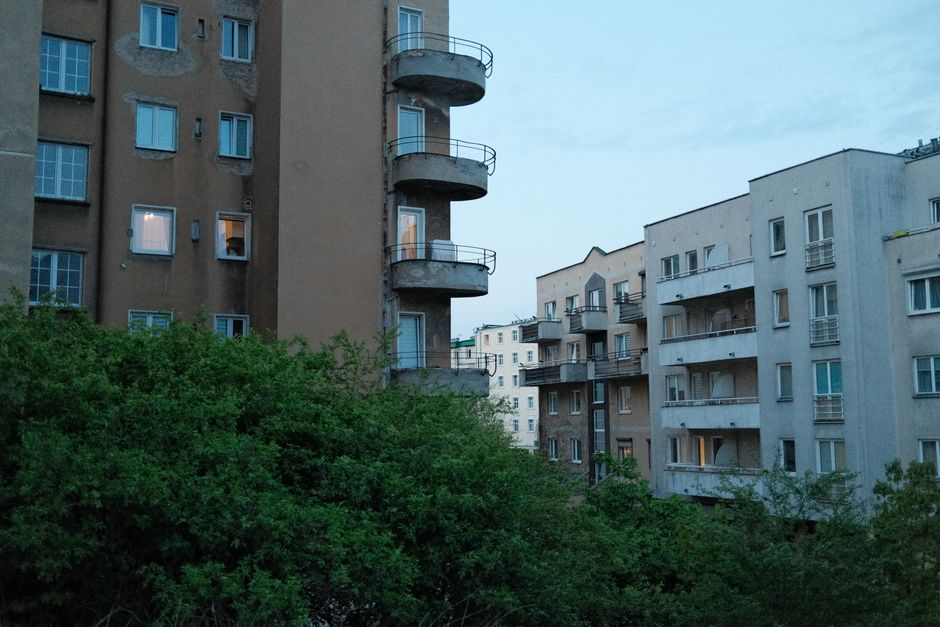
#> input picture data/raw/stock_photos/apartment_balcony_city_view_11992757.jpg, 940 x 627 px, given in place of luxury_living_room_14613702.jpg, which was not available
$ python make_demo_samples.py
#> lines starting #> are read from the running program, lines starting #| are printed output that depends on the picture; pictures that were not available may be replaced by others from this repository, and a replacement may not be noted
### src/synthetic_watermark_data.py
"""Training data for the watermark/logo detector.

No public dataset of "unauthorized broker watermark on a UAE listing photo"
exists, so this bootstraps one by overlaying a synthetic brokerage logo onto
a base photo at randomized position/scale/opacity, and writing the result
out in YOLO label format. The logo stays synthetic either way — a generated
wordmark, not a real brand's actual logo, which sidesteps trademark
questions a scraped competitor logo would raise.

Two modes for the *base* photo underneath that logo:

  - **Procedural** (default, no setup, works offline): `_make_base_photo()`
    draws a cheap stand-in room — gradient wall, floor band, a few
    furniture-shaped rectangles. Enough visual structure for a logo to sit
    believably on top of, zero external dependencies. This is what the
    first trained model (mAP50 0.995) was built on.
  - **Real photos** (`--real-photos-dir`, recommended once you have some):
    uses actual downloaded interior/apartment photos as the base instead —
    see `fetch_stock_photos.py`, which pulls free-licensed real estate
    photos from the Pexels API. Real backgrounds mean the model learns to
    find a logo against genuinely varied lighting, furniture, and clutter
    instead of a handful of procedural palettes, which is what actually
    matters for real-world precision.

Output layout (YOLO convention):

    <out_dir>/
      images/train/*.jpg   images/val/*.jpg
      labels/train/*.txt   labels/val/*.txt
      dataset.yaml
"""

from __future__ import annotations

import random
from pathlib import Path

from PIL import Image, ImageDraw, ImageEnhance, ImageFont

REAL_PHOTO_EXTENSIONS = (".jpg", ".jpeg", ".png")

IMG_SIZE = 640
CLASS_NAMES = ["watermark"]

BROKERAGE_NAMES = [
    "PRIME KEY REALTY",
    "DXB HOMES",
    "GULF SANDS PROPERTIES",
    "SKYLINE ESTATES",
    "MARINA & CO",
    "PALM REALTY GROUP",
]

ROOM_PALETTES = [
    # (wall, floor, accent)
    ((235, 228, 214), (178, 150, 110), (150, 120, 90)),
    ((220, 224, 226), (140, 120, 100), (90, 90, 100)),
    ((245, 238, 225), (190, 170, 140), (170, 140, 100)),
    ((210, 220, 218), (120, 130, 120), (80, 100, 95)),
]


# [100 lines left out: functions _make_base_photo, _load_real_photo, _find_real_photos, _make_logo, not called in this run]


def _overlay_logo(base: Image.Image, logo: Image.Image, rng: random.Random):
    """Paste `logo` onto `base` at a randomized corner-biased position,
    scale, and opacity. Returns (composited_image, yolo_bbox) where
    yolo_bbox is (x_center, y_center, w, h), all normalized to [0, 1].
    """
    scale = rng.uniform(0.5, 1.1)
    logo = logo.resize((int(logo.width * scale), int(logo.height * scale)))

    opacity = rng.uniform(0.45, 0.95)
    alpha = logo.split()[3].point(lambda p: int(p * opacity))
    logo.putalpha(alpha)

    margin = 12
    corners = [
        (margin, margin),
        (IMG_SIZE - logo.width - margin, margin),
        (margin, IMG_SIZE - logo.height - margin),
        (IMG_SIZE - logo.width - margin, IMG_SIZE - logo.height - margin),
        (
            (IMG_SIZE - logo.width) // 2,
            (IMG_SIZE - logo.height) // 2,
        ),  # occasional dead-center watermark
    ]
    x, y = rng.choice(corners)
    x = max(0, min(x, IMG_SIZE - logo.width))
    y = max(0, min(y, IMG_SIZE - logo.height))

    composited = base.convert("RGBA")
    composited.alpha_composite(logo, (x, y))

    xc = (x + logo.width / 2) / IMG_SIZE
    yc = (y + logo.height / 2) / IMG_SIZE
    w = logo.width / IMG_SIZE
    h = logo.height / IMG_SIZE
    return composited.convert("RGB"), (xc, yc, w, h)


# [59 lines left out: function generate_dataset, not called in this run]


# [19 lines that do not run on import are left out]

### scripts/make_demo_samples.py
"""Build the demo listing images served by the live app (demo/samples/).

    python -m scripts.make_demo_samples

Each sample is a real Pexels property photo (from data/raw/stock_photos, Pexels License) with, where the
scenario needs it, a permit banner and/or a synthetic brokerage wordmark composited on top - the same kind
of overlay the watermark detector was trained on. The images are committed, so the Docker image needs no
fonts and nothing is generated at runtime.

Scenarios (the expected verdict is checked by tests/test_demo_samples.py):
  a_compliant   permit banner matches the ad's claimed permit           -> pass
  b_watermark   same, plus an unauthorised brokerage wordmark            -> review (WATERMARK_DETECTED)
  c_mismatch    banner permit differs from the claimed permit            -> review (PERMIT_MISMATCH)
  d_no_permit   no permit anywhere in the image                          -> fail   (PERMIT_MISSING)
  e_reused      sample A's photo re-posted by another agent (re-cropped) -> review (DUPLICATE_PHOTO)
  f_qr_permit   no printed number, only a permit QR code (the portal style) -> pass

The QR in f_qr_permit is generated here and points at a placeholder domain; its link has the same shape as
a real portal permit QR (…/api/listing/<id>/permitValidation/<signature>), see src/qr_permit.py.
"""
from __future__ import annotations

import json
import random
from pathlib import Path

import numpy as np
from PIL import Image, ImageDraw, ImageFont

from src.synthetic_watermark_data import IMG_SIZE, _overlay_logo

ROOT = Path(__file__).resolve().parent.parent
PHOTOS = ROOT / "data" / "raw" / "stock_photos"
OUT = ROOT / "demo" / "samples"
FONT = "/usr/share/fonts/truetype/dejavu/DejaVuSans-Bold.ttf"

def training_style_logo(text: str, seed: int = 7) -> Image.Image:
    """The wordmark exactly as the committed model saw it in training. The training data was generated on
    macOS, where _make_logo's DejaVu font path doesn't exist, so every training logo fell back to Pillow's
    small default font. (Known limitation: the model doesn't yet generalise to large bold logos - see README.)"""
    font = ImageFont.load_default()
    tmp = ImageDraw.Draw(Image.new("RGBA", (1, 1)))
    x0, y0, x1, y1 = tmp.textbbox((0, 0), text, font=font)
    logo = Image.new("RGBA", (x1 - x0 + 20, y1 - y0 + 20), (0, 0, 0, 0))
    ImageDraw.Draw(logo).text((10, 10), text, font=font, fill=(255, 255, 255, 255))
    return logo


SCENARIOS = [
    {"id": "a_compliant", "photo": "luxury_living_room_14613702.jpg", "banner": "7169578165",
     "claimed": "7169578165", "listing_id": "DEMO-A", "agent_id": "AGENT-101",
     "title": "Compliant listing", "expect": "pass"},
    {"id": "b_watermark", "photo": "minimalist_living_room_12277020.jpg", "banner": "6045128830",
     "claimed": "6045128830", "listing_id": "DEMO-B", "agent_id": "AGENT-102", "logo": "SKYLINE ESTATES",
     "title": "Unauthorised watermark", "expect": "review"},
    {"id": "c_mismatch", "photo": "dubai_apartment_interior_14180360.jpg", "banner": "1239982634",
     "claimed": "7169578165", "listing_id": "DEMO-C", "agent_id": "AGENT-103",
     "title": "Permit doesn't match the ad", "expect": "review"},
    {"id": "d_no_permit", "photo": "empty_apartment_interior_11861450.jpg", "banner": None,
     "claimed": "5501234567", "listing_id": "DEMO-D", "agent_id": "AGENT-104",
     "title": "No permit on the listing", "expect": "fail"},
    {"id": "e_reused", "photo": "luxury_living_room_14613702.jpg", "banner": "7169578165",
     "claimed": "7169578165", "listing_id": "DEMO-E", "agent_id": "AGENT-205", "crop": 0.96,
     "title": "Photo reused by another agent", "expect": "review"},
    {"id": "f_qr_permit", "photo": "furnished_apartment_bedroom_27604135.jpg", "banner": None,
     "qr": "https://portal.example.ae/api/listing/DEMO-F/permitValidation/"
           "MEUCIQDemoOnlyNotARealSignature0000000000000000000AiEAdemo0000000000000000000000000000000",
     "claimed": "", "listing_id": "DEMO-F", "agent_id": "AGENT-106",
     "title": "Permit shown as a QR code", "expect": "pass"},
]


def square(img: Image.Image, crop: float = 1.0) -> Image.Image:
#> called with crop = 1
    w, h = img.size
#> w = 940; h = 627
    s = int(min(w, h) * crop)    # crop < 1: a slightly tighter crop, like a re-post of the same photo
#> s = 627
    left, top = (w - s) // 2, (h - s) // 2
#> left = 156; top = 0
    return img.crop((left, top, left + s, top + s)).resize((IMG_SIZE, IMG_SIZE))
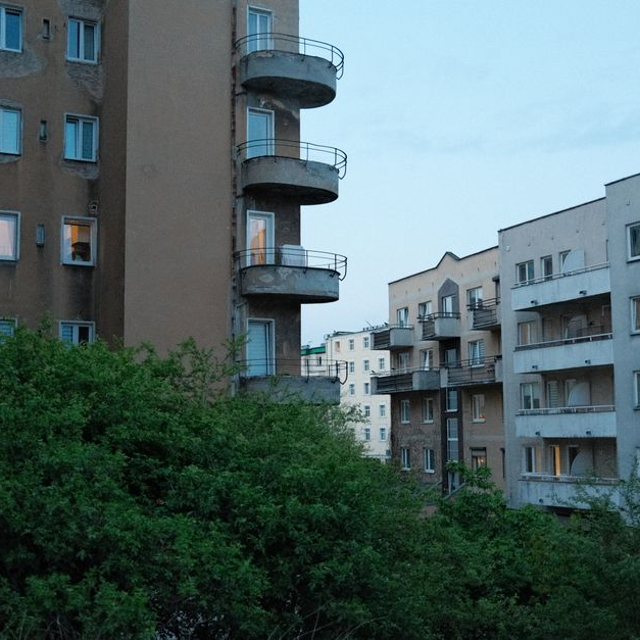
#> returned value: PIL image 640x640 RGB; mean R, G, B 82.2, 103.1, 103.6


def add_banner(img: Image.Image, permit: str) -> Image.Image:
    img = img.copy()
    d = ImageDraw.Draw(img)
    h = 58
    d.rectangle([0, IMG_SIZE - h, IMG_SIZE, IMG_SIZE], fill=(255, 255, 255))
    font = ImageFont.truetype(FONT, 24)
    d.text((18, IMG_SIZE - h + 15), f"Trakheesi Permit No. {permit}", font=font, fill=(20, 20, 20))
    return img


def add_permit_qr(img: Image.Image, link: str) -> Image.Image:
    """A white permit card with the QR in the bottom-right corner. (No caption text: the watermark model, trained
    on text wordmarks, flags a 'Trakheesi Permit' caption as a logo - see README, 'What going live taught me'.)"""
    import zxingcpp
    qr = Image.fromarray(np.array(zxingcpp.create_barcode(link, zxingcpp.BarcodeFormat.QRCode).to_image(scale=4)))
    qr = qr.convert("RGB").resize((150, 150), Image.NEAREST)
    img = img.copy()
    x0, y0 = IMG_SIZE - 150 - 34, IMG_SIZE - 150 - 58
    d = ImageDraw.Draw(img)
    d.rectangle([x0 - 12, y0 - 12, IMG_SIZE - 22, IMG_SIZE - 46], fill=(255, 255, 255))
    img.paste(qr, (x0, y0))
    return img


def build() -> list[dict]:
    OUT.mkdir(parents=True, exist_ok=True)
    meta = []
    for s in SCENARIOS:
        img = square(Image.open(PHOTOS / s["photo"]).convert("RGB"), crop=s.get("crop", 1.0))
        if s.get("logo"):
            img, _ = _overlay_logo(img, training_style_logo(s["logo"]), random.Random(5))
        if s["banner"]:
            img = add_banner(img, s["banner"])
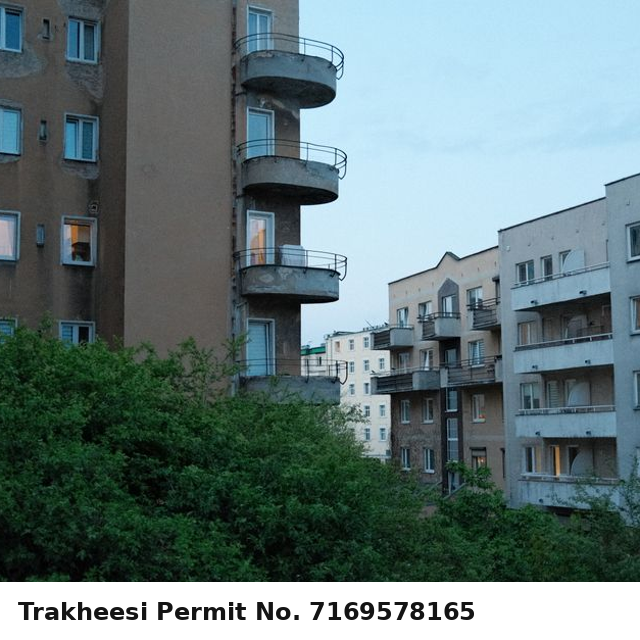
#> img: PIL image 640x640 RGB; mean R, G, B 102, 121.4, 122.8
        if s.get("qr"):
            img = add_permit_qr(img, s["qr"])
        img.save(OUT / f"{s['id']}.jpg", quality=90)
        meta.append({k: s[k] for k in ("id", "title", "claimed", "listing_id", "agent_id", "expect")}
                    | {"image": f"{s['id']}.jpg"})
    (OUT / "samples.json").write_text(json.dumps(meta, indent=2))
    return meta


if __name__ == "__main__":
#> (the run stopped early here; a loop or call above may not have finished)

$ run again, on data/raw/stock_photos/apartment_balcony_city_view_31681835.jpg
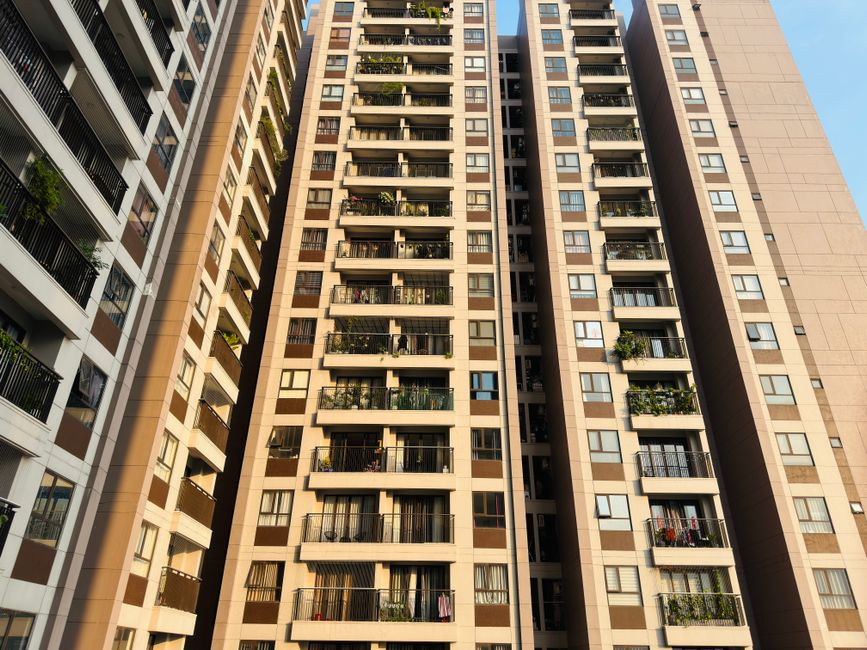
#> input picture data/raw/stock_photos/apartment_balcony_city_view_31681835.jpg, 867 x 650 px, given in place of luxury_living_room_14613702.jpg, which was not available
#> w = 867; h = 650
#> left = 108; top = 0
#> in square, `return img.crop((left, top, left + s, top + s)).resize((IMG_SIZE, IMG_..`:
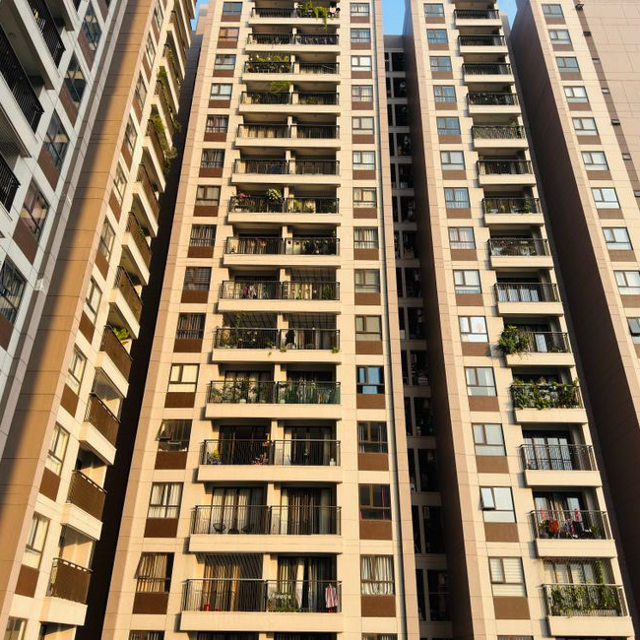
#> returned value: PIL image 640x640 RGB; mean R, G, B 142.2, 122.5, 96.4
#> in build, `img = add_banner(img, s["banner"])`:
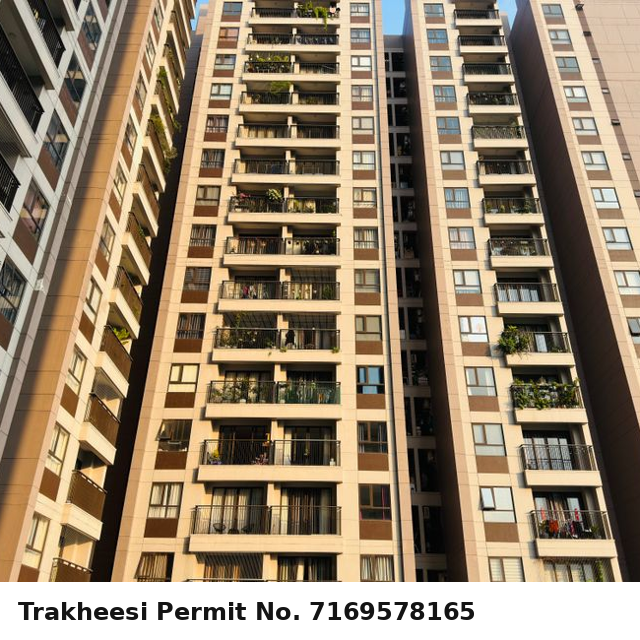
#> img: PIL image 640x640 RGB; mean R, G, B 149.7, 132.3, 109.1

$ run again, on data/raw/stock_photos/apartment_balcony_city_view_35982112.jpg
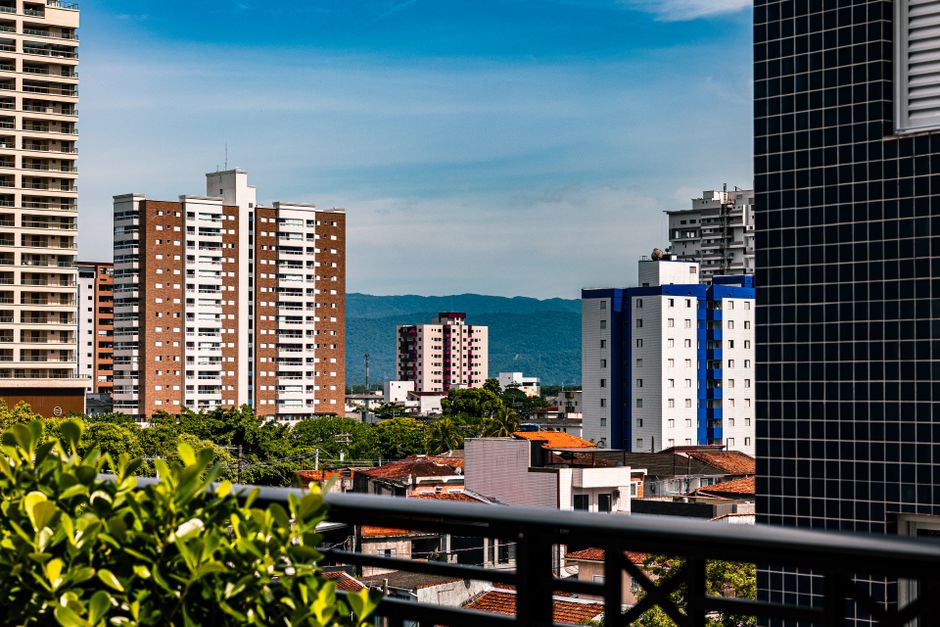
#> input picture data/raw/stock_photos/apartment_balcony_city_view_35982112.jpg, 940 x 627 px, given in place of luxury_living_room_14613702.jpg, which was not available
#> w = 940; h = 627
#> left = 156; top = 0
#> in square, `return img.crop((left, top, left + s, top + s)).resize((IMG_SIZE, IMG_..`:
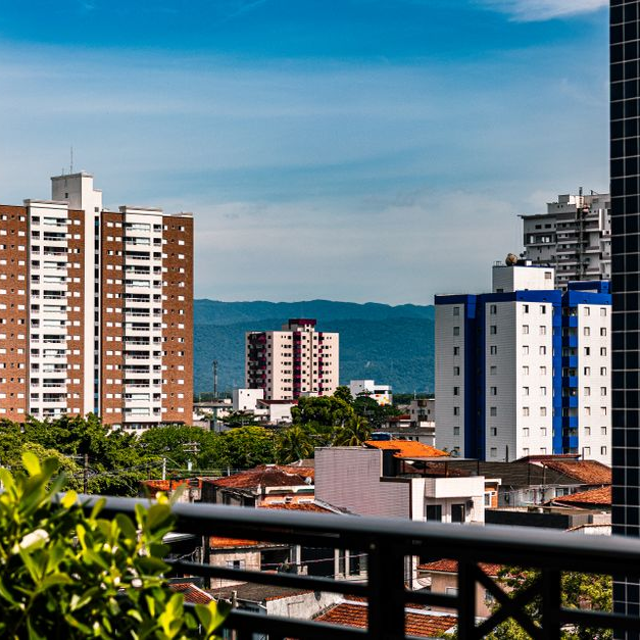
#> returned value: PIL image 640x640 RGB; mean R, G, B 100.3, 118.7, 122.1
#> in build, `img = add_banner(img, s["banner"])`:
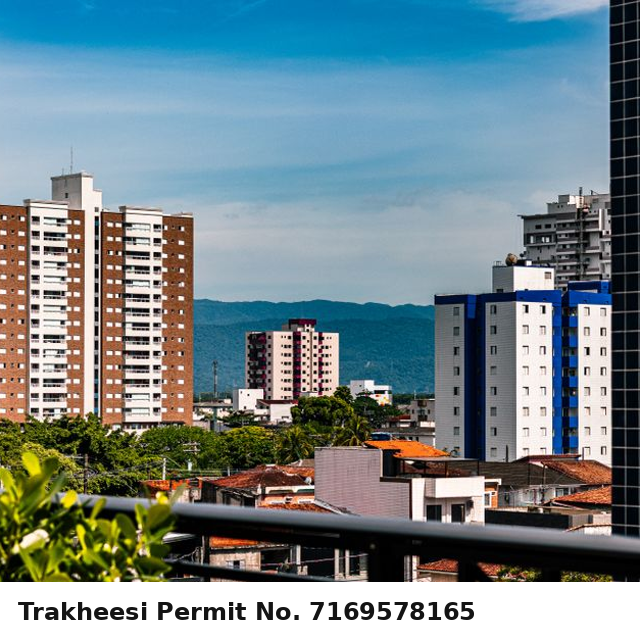
#> img: PIL image 640x640 RGB; mean R, G, B 115.9, 134.8, 140.3

$ run again, on data/raw/stock_photos/apartment_balcony_city_view_37375257.jpg
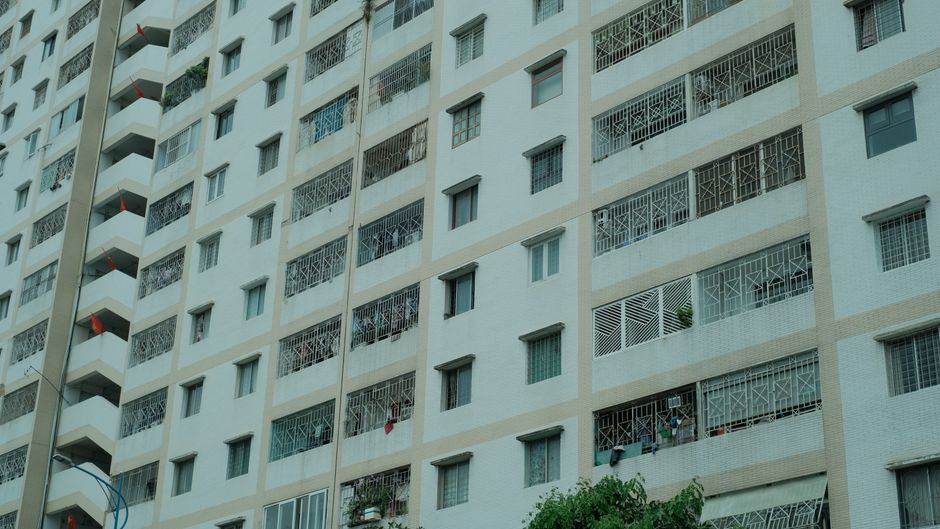
#> input picture data/raw/stock_photos/apartment_balcony_city_view_37375257.jpg, 940 x 529 px, given in place of luxury_living_room_14613702.jpg, which was not available
#> w = 940; h = 529
#> left = 205; top = 0
#> in square, `return img.crop((left, top, left + s, top + s)).resize((IMG_SIZE, IMG_..`:
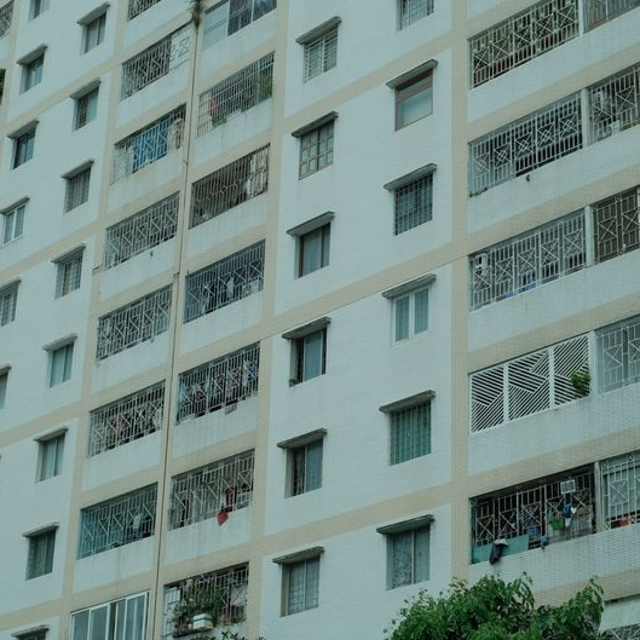
#> returned value: PIL image 640x640 RGB; mean R, G, B 117.8, 139.4, 134.1
#> in build, `img = add_banner(img, s["banner"])`:
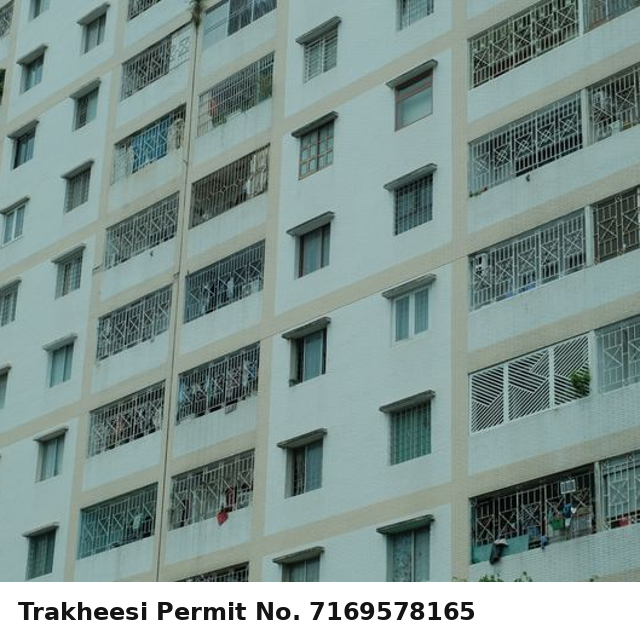
#> img: PIL image 640x640 RGB; mean R, G, B 130.3, 149.7, 145.5
